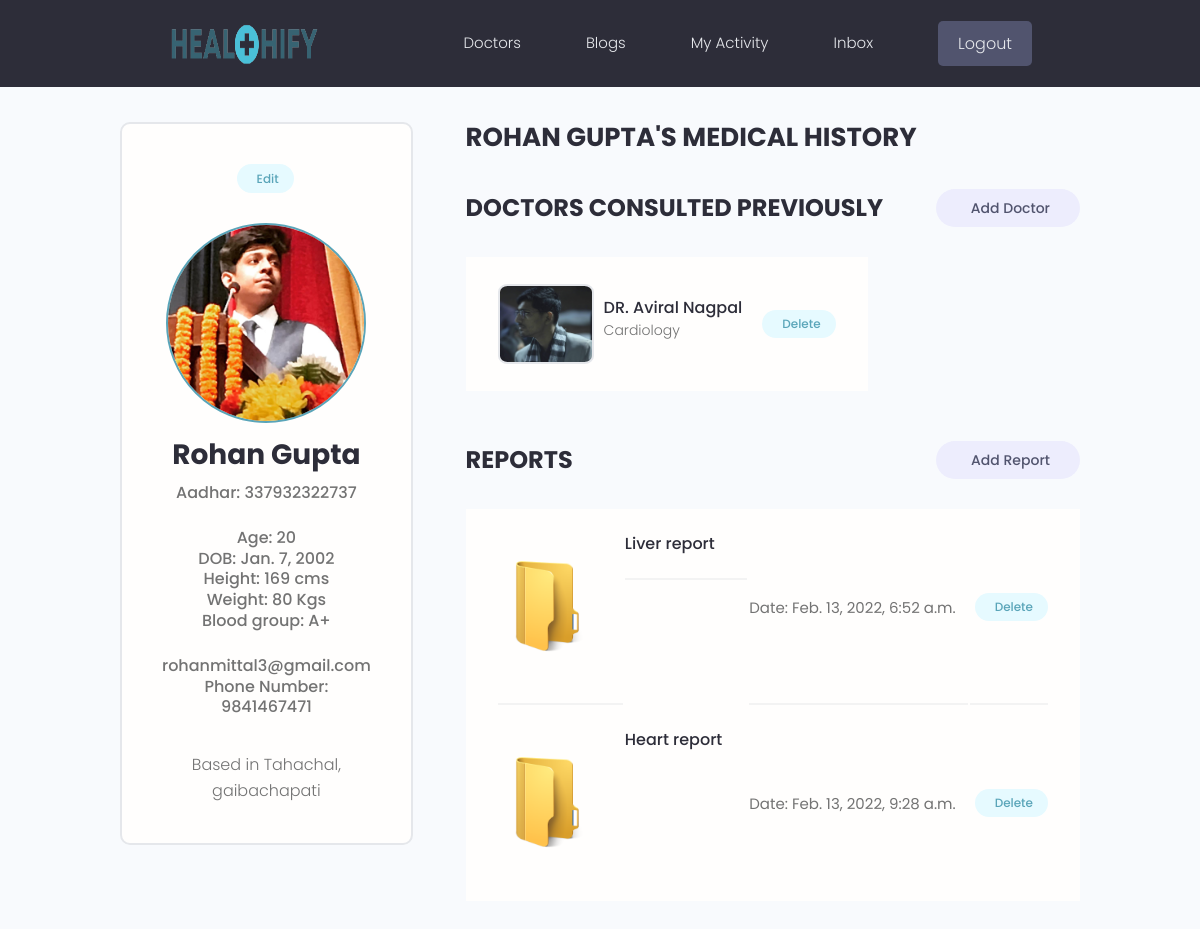
The page /patient/ on the database its author committed.
### patient/models.py (models this page shows, shortened)
class patient(models.Model):
    role = models.CharField(max_length=10,null=True, blank=True, default="patient")
    adhar = models.IntegerField(null=False, blank=False, unique=True)
    name = models.CharField(max_length=100, null=False, blank=False)
    profile_image = models.ImageField(max_length=200,null=True, blank=True, upload_to='patients/', default="patients/user-default.png")
    age = models.IntegerField(null=True, blank=True)
    phone_number = models.IntegerField(null=True, blank=True)
    address = models.CharField(max_length=200 ,null=True, blank=True)
    email = models.EmailField(null=True, blank=True)
    dob = models.DateField(null=True, blank=True)
    height = models.IntegerField(null=True, blank=True)
    weight = models.IntegerField(null=True, blank=True)
    created = models.DateTimeField(auto_now_add=True)
    id = models.UUIDField(default=uuid.uuid4,primary_key=True, unique=True, editable=False)

### doctors/models.py (models this page shows, shortened)
class Doctor(models.Model):
    name = models.CharField(max_length=200, null=True, blank=True)
    qualification = models.CharField(max_length=200, null=True, blank=True)
    email = models.EmailField(max_length=200, null=True, blank=True)
    short_intro = models.CharField(max_length=500, null=True, blank=True)
    bio = models.TextField(max_length=1000, null=True, blank=True)
    profile_image = models.ImageField(max_length=200,null=True, blank=True, upload_to='doctors/', default="doctors/user-default.png")
    college = models.CharField(max_length=200,null=True, blank=True)
    current_hospital = models.CharField(max_length=200,null=True, blank=True)
    votes = models.IntegerField(default=0, null=True, blank=True)
    votes_ratio = models.IntegerField(default=0, null=True, blank=True)
    social_github = models.CharField(max_length=200,null=True, blank=True)
    location = models.CharField(max_length=200, null=True, blank=True)
    created = models.DateTimeField(auto_now_add=True)
    id = models.UUIDField(default=uuid.uuid4,primary_key=True, unique=True, editable=False)
    class Meta:
        ordering = ['-votes_ratio']

class Special(models.Model):
    owner = models.ForeignKey(Doctor, on_delete=models.CASCADE, null=True, blank=True)
    name = models.CharField(max_length=20, null=True, blank=True)
    description = models.TextField(null=True, blank=True)
    created = models.DateTimeField(auto_now_add=True)
    def __str__(self):
        return str(self.name)

### labs/models.py (models this page shows, shortened)
class report(models.Model):
    adhar = models.IntegerField(null=True, blank=True)
    title = models.CharField(max_length=20,null=True, blank=True, default=None)
    report = models.FileField(upload_to='patient_report/', default="ujj.pdf")
    created_at = models.DateTimeField(auto_now_add=True)
    id = models.UUIDField(default=uuid.uuid4,primary_key=True, unique=True, editable=False)

### patient/views.py (the view)
# urls.py: path('', views.dashboard, name="dashboard"),
def dashboard(request):
    patients = patient.objects.get(name="Rohan Gupta")
    doctors = Doctor.objects.get(name="Aviral Nagpal")
    reports = report.objects.filter(adhar=patients.adhar)
    return render(request, "patient/dashboard.html",{'patient' : patients, "reports" : reports, 'doctor' : doctors})

### patient/templates/patient/dashboard.html (shortened to what this page needs)
{% extends 'main.html' %}
{% load static %}
{% block content %}
<main class="settingsPage profile my-md">
  <div class="container">
    <div class="layout">
      <div class="column column--1of3">
        <div class="card text-center">
          <div class="card__body dev">
            <a class="tag tag--pill tag--main settings__btn" href="#"> Edit</a>
            <img class="avatar avatar--xl dev__avatar" src="{{patient.profile_image.url}}" />
            <h2 class="dev__name">{{patient.name}}</h2>
            <p class="dev__title">Aadhar: {{patient.adhar}}</p>
            <br>
            <p class="dev__title">Age: {{patient.age}}</p>
            <p class="dev__title">DOB: {{patient.dob}}</p>
            <p class="dev__title">Height: {{patient.height}} cms</p>
            <p class="dev__title">Weight: {{patient.weight}} Kgs</p>
            <p class="dev__title">Blood group: A+</p>
            <br>
            <p class="dev__title">{{patient.email}}</p>
            <p class="dev__title">Phone Number: {{patient.phone_number}}</p>
            <br>
            <p class="dev__location">Based in {{patient.address}}</p>
          </div>
        </div>
      </div>
      <div class="column column--2of3">
        <div class="devInfo">
          <h5 class="devInfo__title">{{patient.name}}'s Medical History</h5>
        </div>
        <div class="settings">
          <h3 class="settings__title">Doctors Consulted Previously</h3>
          <a class="tag tag--pill tag--sub settings__btn tag--lg" href="#"> Add Doctor</a>
        </div>
        <table class="settings__table">
          <tr>
            <td class="settings__tableInfo" >
              <img class="card cardDocDet" src="{{doctor.profile_image.url}}" href="{% url 'doc_profile' doctor.id %}">
              <div>
                <h4>DR. {{doctor.name}}</h4>
              <p>
                {% for spec in doctor.special_set.all %}
                {{spec}}
                {% endfor %}
              </p>
              </div>
            </td>
            <td class="settings__tableActions">
              <a class="tag tag--pill tag--main settings__btn" href="#">
                Delete</a>
            </td>
          </tr>
        </table>
        <div class="settings">
          <h3 class="settings__title">Reports</h3>
          <a class="tag tag--pill tag--sub settings__btn tag--lg" href="#"> Add Report</a>
        </div>
        <table class="settings__table">
          {% for report in reports %}
          <tr>
            <td class="settings__thumbnail">
              <a href="http://127.0.0.1:8000/images/{{report.report}}" ><img src="{% static 'images/folder.png' %}" alt="Report Default" /></a>
            </td>
            <td class="settings__tableInfo">
              <a href="http://127.0.0.1:8000/images/{{report.report}}">{{report.title}}</a>
            </td>
            <td>
              Date: {{report.created_at}}
            </td>
            <td class="settings__tableActions">
              <a class="tag tag--pill tag--main settings__btn" href="#">
                Delete</a>
            </td>
          </tr>
          {% endfor %}
        </table>
      </div>
    </div>
  </div>
</main>
{% endblock %}

### templates/main.html (shortened to what this page needs)
<DOCTYPE! html>
{% load static %}
<html LANG='en'>
    <head>
        <link rel="stylesheet" href="https://cdn.iconmonstr.com/1.3.0/css/iconmonstr-iconic-font.min.css" />
        <link rel="stylesheet" href="{% static 'uikit/styles/uikit.css' %}" />
        <link rel="stylesheet" href='{% static "styles/app.css" %}' />
        <link rel="stylesheet" href='{% static "styles/kanwar.css" %}' />
      </head>
<body>
    {% include 'navbar.html' %}
    {% block content %}
    {% endblock %}
</body>
</html>

### templates/navbar.html (shortened to what this page needs)
{% load static %}
<header class="header">
    <div class="container container--narrow">
      <a href="{% url 'dashboard' %}" class="header__logo">
        <img src="{% static 'images/logo.png' %}" style="width:150px; height:55px;" alt="DevSearch Logo" />
      </a>
      <nav class="header__nav">
        <ul class="header__menu">
          <li class="header__menuItem"><a href="{% url 'doctors' %}">Doctors</a></li>
          <li class="header__menuItem"><a href="{% url 'blog' %}">Blogs</a></li>
          <li class="header__menuItem"><a href="{% url 'my_activity' %}">My Activity</a></li>
          <li class="header__menuItem"><a href="#">Inbox</a></li>
          <li class="header__menuItem"><a href="{% url 'landing' %}" class="btn btn--sub">Logout</a></li>
        </ul>
      </nav>
    </div>
  </header>

### static/styles/app.css (style rules this page uses)
:root { --color-sub: #2d2d39; }
.btn--sub { background-color: var(--color-sub-light); }
.card { border: 2px solid var(--color-light); }
img { width: 100%; }
.header { position: sticky; z-index: 111; background-color: var(--color-sub); padding: 1.5rem 0; }
.header > .container { display: flex; justify-content: space-between; align-items: center; }
.header__logo > img { height: 3.8rem; }
.header__nav > ul { display: inline-flex; align-items: center; list-style: none; gap: 6.5rem; }
.header__menuItem > a { color: var(--color-light); font-weight: 300; }
.profile .card > .dev { padding: 4rem; }
.dev__avatar { display: block; margin: auto; }
.dev__name { color: var(--color-sub); font-size: 2.8rem; font-weight: 700; margin-top: 1rem; margin-bottom: 0.5rem; }
.dev__title { font-size: 1.6rem; font-weight: 500; line-height: 1.3; }
.dev__location { margin-top: 1rem; }
.devInfo { margin-bottom: 3rem; }
.devInfo__title, .devInfo__subtitle { font-size: 2.6rem; color: var(--color-sub); text-transform: uppercase; font-weight: 700; margin-bottom: 1.5rem; }
.settingsPage .dev > .settings__btn { display: inline-block; margin-bottom: 3rem; }
.settings { display: flex; justify-content: space-between; align-items: center; }
.settings__title { font-size: 2.4rem; text-transform: uppercase; font-weight: 700; color: var(--color-sub); }
.settings__table { margin-top: 3rem; margin-bottom: 5rem; padding: 0 3rem; background: var(--color-white); }
.settings__table tr { width: 100%; }
.settings__table tr > td { padding: 2rem 0; }
.settings__table tr:not(:last-child) td { border-bottom: 2px solid var(--color-white-light); }
.settings__thumbnail { width: 23%; min-width: 10rem; }
.settings__thumbnail img { padding-right: 3rem; height: 15rem; object-fit: contain; }
.settings__tableInfo { width: 100%; }
.settings__tableInfo h4, .settings__tableInfo a { padding-right: 1rem; width: auto; font-size: 1.6rem; font-weight: 500; color: var(--color-sub); }
.settings__tableInfo p { font-size: 1.4rem; }
.settings__tableActions { text-align: right; }

### static/styles/kanwar.css (style rules this page uses)
.cardDocDet { display: flex; justify-content: flex-start; border-radius: 10% !important; margin-right: 10px; height: 10vh; width: 12vh; }
.settings__tableInfo { display: flex; flex-direction: row; margin-right: 8px; }
div h4 { margin-top: 2vh; }

### static/uikit/styles/modules/_variables.css (style rules this page uses)
:root { --color-main: #5aa5b9; --color-main-light: #e6faff; --color-sub: #3f4156; --color-sub-light: #51546e; --color-sub-lighter: #ededfd; --color-text: #737373; --color-gray: #8b8b8b; --color-light: #e5e7eb; --color-light-gray: #767676; --color-bg: #f8fafd; --color-white: #fffefd; --color-white-light: #f3f3f3; --color-success: #359e64; --color-success-bg: #def8e8; --color-error: #fc4b0b; --color-error-bg: #fff2ee; --font-base: 'Poppins', arial, helvetica, 'Segoe UI', roboto, ubuntu, sans-serif; --font-monospace: 'Fira Code', 'Courier New', courier, monospace; --font-regular: 300; --font-medium: 500; --font-bold: 700; --generic-shadow: 1px 1px 5px #00000010; --generic-transition: all 0.3s ease-in-out; }

### static/uikit/styles/modules/_base.css (style rules this page uses)
* { margin: 0; padding: 0; box-sizing: border-box; text-rendering: optimizeLegibility; color: inherit; font-size: inherit; }
html { font-size: 50%; }
@media only screen and (min-width: 480px) { html { font-size: 56.25%; } }
@media only screen and (min-width: 1200px) { html { font-size: 62.5%; } }
body { line-height: 1.6; font-weight: 400; font-size: 1.5rem; color: var(--color-text); background-color: var(--color-bg); min-height: 100vh; }

### static/uikit/styles/modules/_typography.css (style rules this page uses)
* { font-family: var(--font-base); }
h2 { font-size: 3.6rem; font-weight: var(--font-bold); }
h3 { font-size: 3.2rem; font-weight: var(--font-medium); }
h4 { font-size: 2.8rem; font-weight: var(--font-medium); }
h5 { font-size: 2.4rem; font-weight: var(--font-medium); }
h5, h6 { font-weight: var(--font-regular); }
p, span, strong { font-size: 1.6rem; color: var(--color-text); font-weight: var(--font-regular); }
a { padding-bottom: 2px; text-decoration: none; display: inline-block; color: var(--color-main); font-weight: var(--font-medium); }

### static/uikit/styles/modules/_utilities.css (style rules this page uses)
.container { width: 92%; max-width: 165rem; margin: 0 auto; box-sizing: border-box; }
.container--narrow { width: 92%; max-width: 120rem; }
@media screen and (min-width: 1000px) { .container { width: 90%; } }
@media screen and (min-width: 1000px) { .container--narrow { width: 85%; } }
@media screen and (min-width: 1200px) { .container { width: 80%; } }
@media screen and (min-width: 1200px) { .container--narrow { width: 72%; } }
.text-center { text-align: center; }
.my-md { margin: 3rem auto; }

### rows shown on the page
patient: profile_image (picture), name "Rohan Gupta", adhar "337932322737", age "20", dob "Jan. 7, 2002", height "169", weight "80", email "rohanmittal3@gmail.com", phone_number "9841467471", address "Tahachal, gaibachapati", name "ROHAN GUPTA"
Doctor: profile_image (picture), name "Aviral Nagpal"
Special: name "Cardiology"
report: title "Liver report", created_at "Feb. 13, 2022, 6:52 a.m."
report: title "Heart report", created_at "Feb. 13, 2022, 9:28 a.m."
